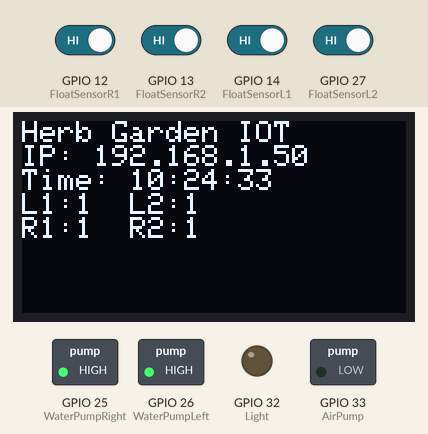
Bench run of a sketch on a simulated ESP32. On the bench: 128×64 one-colour display, switched loads named in the sketch (green lamp = pin HIGH), output pins drawn as LEDs (lit = HIGH). Inputs (shaded band) come from the test bench; at power-on: GPIO 12 (FloatSensorR1), GPIO 13 (FloatSensorR2), GPIO 14 (FloatSensorL1), GPIO 27 (FloatSensorL2) HIGH. WiFi joins after 1.5 s; servers stay silent unless stated; network time is answered at once with the bench clock; the local clock reads 2024-03-15 10:24:30 at power-on unless the sketch sets it; what the sketch prints to the serial monitor is not drawn.

Above: at 3.2 s.
3.3 s: GPIO 12 (FloatSensorR1) driven LOW
At 4.6 s:
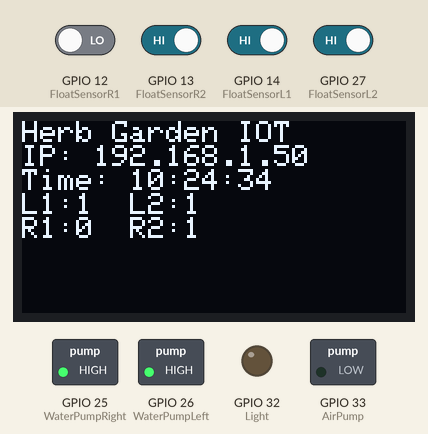
6.3 s: GPIO 13 (FloatSensorR2) driven LOW
At 7.5 s:
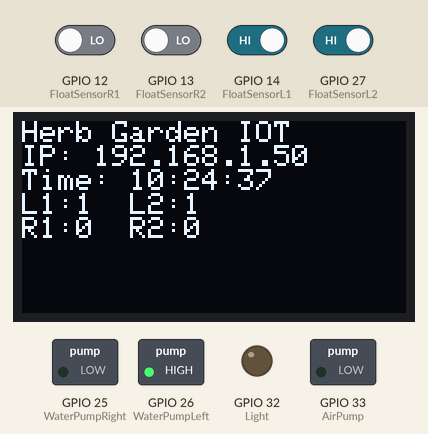
9.3 s: GPIO 14 (FloatSensorL1) driven LOW
At 11.1 s:
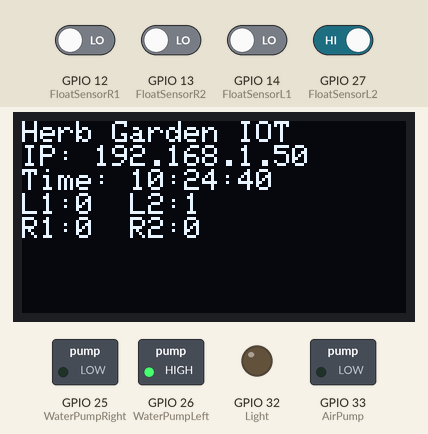
12.3 s: GPIO 27 (FloatSensorL2) driven LOW
At 12.7 s:
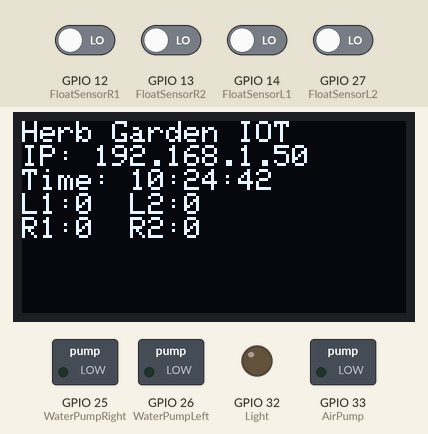
15.3 s: GPIO 12 (FloatSensorR1) driven HIGH
At 16.2 s:
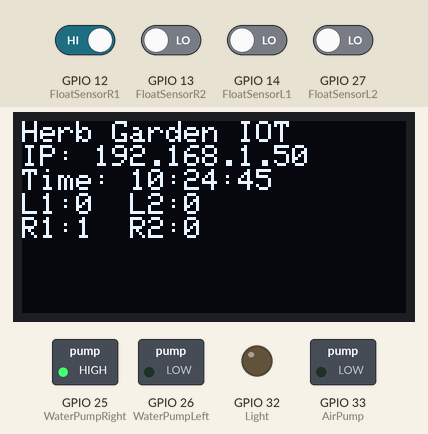
18.3 s: GPIO 13 (FloatSensorR2) driven HIGH
At 19.3 s:
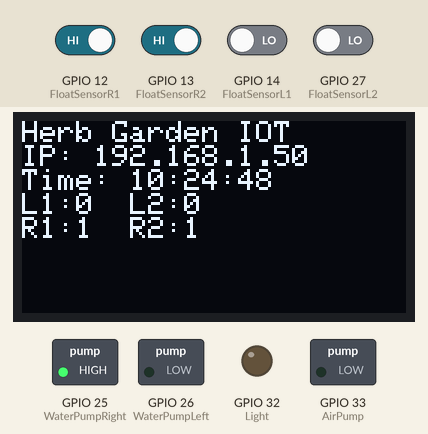
Timing chart, 0 to 21.3 s (numbered marks = the images above; inputs shaded):
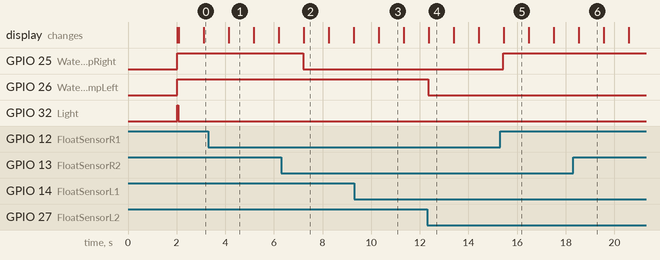

The sketch:

HydroGardenV1.ino
```cpp
#include <WiFi.h>
#include <NTPClient.h>
#include <Wire.h>
#include <Adafruit_BMP085.h>
#include <Adafruit_GFX.h>
#include <Adafruit_SSD1306.h>
#define FloatSensorL1  14
#define FloatSensorL2 27
#define FloatSensorR1  12
#define FloatSensorR2 13
#define WaterPumpRight 25
#define WaterPumpLeft 26
#define AirPump 33
#define Light 32
#define SCREEN_WIDTH 128 // OLED display width, in pixels
#define SCREEN_HEIGHT 64 // OLED display height, in pixels
// Declaration for an SSD1306 display connected to I2C (SDA, SCL pins)
#define OLED_RESET     4 // Reset pin # (or -1 if sharing Arduino reset pin)

const char* ssid = "SSID";
const char* password =  "Password";
const long utcOffsetInSeconds = -14400;
int lightON = 9;
int lightOFF=21;

WiFiUDP ntpUDP;
NTPClient timeClient(ntpUDP, "pool.ntp.org", utcOffsetInSeconds);
Adafruit_SSD1306 display(SCREEN_WIDTH, SCREEN_HEIGHT, &Wire, OLED_RESET);


void connectToNetwork() {
  WiFi.begin(ssid, password);

  while (WiFi.status() != WL_CONNECTED) {
    delay(1000);
    Serial.println("Establishing connection to WiFi..");
  }

  Serial.println("Connected to network");

}

void lightControl(){
  timeClient.update();
  Serial.print(timeClient.getHours());
  if (timeClient.getHours()>=lightON && timeClient.getHours()<=lightOFF){
    digitalWrite(Light,LOW);
  }
  else{
    digitalWrite(Light,HIGH);
  }
}

void CheckWaterLevelLeft(){
  double float1=digitalRead(FloatSensorL1);
  Serial.print("Float L1:");
  Serial.println(digitalRead(FloatSensorL1));
  double float2=digitalRead(FloatSensorL2);
  Serial.print("Float L2:");
  Serial.println(digitalRead(FloatSensorL2));
  double avgFloat=(float1+float2)/2;
  Serial.print("Average L=");
  Serial.println(avgFloat);

  if (avgFloat==0){
    digitalWrite(WaterPumpLeft,LOW);
  }
  else{
    digitalWrite(WaterPumpLeft,HIGH);
  }
}

void CheckWaterLevelRight(){
  double float1=digitalRead(FloatSensorR1);
  Serial.print("Float R1:");
  Serial.println(digitalRead(FloatSensorR1));
  double float2=digitalRead(FloatSensorR2);
  Serial.print("Float R2:");
  Serial.println(digitalRead(FloatSensorR2));
  double avgFloat=(float1+float2)/2;
  Serial.print("Average R=");
  Serial.println(avgFloat);

  if (avgFloat==0){
    digitalWrite(WaterPumpRight,LOW);
  }
  else{
    digitalWrite(WaterPumpRight,HIGH);
  }
}

void DisplayText(){
  // Display Text
  display.clearDisplay();
  display.setTextSize(1);
  display.setTextColor(WHITE);
  display.setCursor(0,0);
  display.setTextColor(WHITE);
  display.println("Herb Garden IOT");
  display.setCursor(0,8);
  display.print("IP: ");
  display.println(WiFi.localIP());
  display.setCursor(0,16);
  display.print("Time: ");
  display.println(timeClient.getFormattedTime());
  display.setCursor(0,24);
  display.print("L1:");
  display.print(digitalRead(FloatSensorL1));
  display.print("  L2:");
  display.println(digitalRead(FloatSensorL2));
  display.setCursor(0,32);
  display.print("R1:");
  display.print(digitalRead(FloatSensorR1));
  display.print("  R2:");
  display.println(digitalRead(FloatSensorR2));
  display.display();


}

void setup() {

  Serial.begin(115200);
  connectToNetwork();

  Serial.println(WiFi.macAddress());
  Serial.println(WiFi.localIP());
  //pinMode(2,OUTPUT);
  timeClient.begin();
  //Set PinMode

  // initialize with the I2C addr 0x3C
  display.begin(SSD1306_SWITCHCAPVCC, 0x3C);

  // Clear the buffer.
  display.clearDisplay();

  pinMode(FloatSensorL1, INPUT_PULLUP);
  pinMode(FloatSensorL2, INPUT_PULLUP);
  pinMode(FloatSensorR1, INPUT_PULLUP);
  pinMode(FloatSensorR2, INPUT_PULLUP);
  pinMode(WaterPumpRight,OUTPUT);
  pinMode(WaterPumpLeft,OUTPUT);
  pinMode(AirPump,OUTPUT);
  pinMode(Light,OUTPUT);
  //Turn off all relays
  digitalWrite(WaterPumpRight,HIGH);
  digitalWrite(WaterPumpLeft,HIGH);
  digitalWrite(Light,HIGH);
  digitalWrite(AirPump,HIGH);

}


void loop() {
    //lightControl();
    digitalWrite(AirPump,LOW);
    lightControl();
    CheckWaterLevelLeft();
    CheckWaterLevelRight();
    DisplayText();
    delay(1000);
  }
```

Measured:
- after the input at 6.3 s, GPIO 25 (WaterPumpRight): HIGH → LOW after 0.90 s
- after the input at 12.3 s, GPIO 26 (WaterPumpLeft): HIGH → LOW at once
- after the input at 15.3 s, GPIO 25 (WaterPumpRight): LOW → HIGH after 0.12 s
- what the display in image 1 shows lasts 1.1 s, from 4.1 s to 5.2 s
